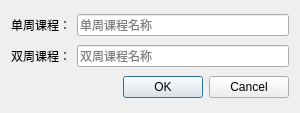
<?xml version="1.0" encoding="UTF-8"?>
<ui version="4.0">
 <class>cell_editor_dialog</class>
 <widget class="QDialog" name="cell_editor_dialog">
  <property name="geometry">
   <rect>
    <x>0</x>
    <y>0</y>
    <width>300</width>
    <height>113</height>
   </rect>
  </property>
  <property name="windowTitle">
   <string>编辑课程[*]</string>
  </property>
  <property name="modal">
   <bool>true</bool>
  </property>
  <layout class="QGridLayout">
   <item row="2" column="0" colspan="2">
    <widget class="QDialogButtonBox" name="button_box">
     <property name="standardButtons">
      <set>QDialogButtonBox::Cancel|QDialogButtonBox::Ok</set>
     </property>
    </widget>
   </item>
   <item row="0" column="0">
    <widget class="QLabel" name="label_odd">
     <property name="text">
      <string>单周课程：</string>
     </property>
     <property name="textFormat">
      <enum>Qt::PlainText</enum>
     </property>
    </widget>
   </item>
   <item row="1" column="0">
    <widget class="QLabel" name="label_even">
     <property name="text">
      <string>双周课程：</string>
     </property>
     <property name="textFormat">
      <enum>Qt::PlainText</enum>
     </property>
    </widget>
   </item>
   <item row="0" column="1">
    <widget class="QLineEdit" name="line_edit_odd">
     <property name="maxLength">
      <number>255</number>
     </property>
     <property name="placeholderText">
      <string>单周课程名称</string>
     </property>
     <property name="clearButtonEnabled">
      <bool>true</bool>
     </property>
    </widget>
   </item>
   <item row="1" column="1">
    <widget class="QLineEdit" name="line_edit_even">
     <property name="maxLength">
      <number>255</number>
     </property>
     <property name="placeholderText">
      <string>双周课程名称</string>
     </property>
     <property name="clearButtonEnabled">
      <bool>true</bool>
     </property>
    </widget>
   </item>
  </layout>
 </widget>
 <resources/>
 <connections/>
</ui>
